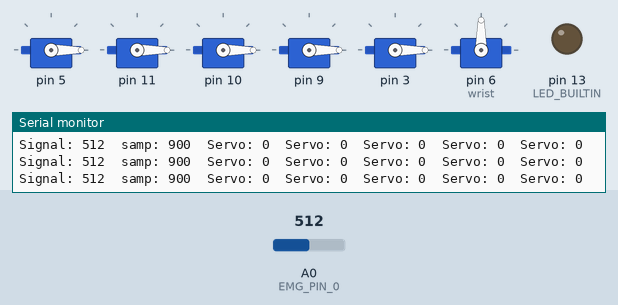
Recording of a sketch running on a simulated Arduino Uno, built with avr-gcc and run on an emulated ATmega328P. On the bench: 6 × servo, output pins drawn as LEDs (lit = HIGH), the last lines printed to the serial monitor. The test bench sets the inputs (shaded band); at power-on: A0 (EMG_PIN_0) = 512. EEPROM starts erased.

Above: at 1.2 s.
1.3 s: A0 (EMG_PIN_0) set to 1023
At 4.2 s:
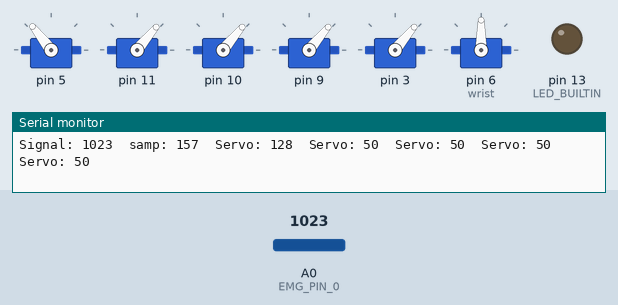
4.3 s: A0 (EMG_PIN_0) set to 1007
7.3 s: A0 (EMG_PIN_0) set to 987
13.3 s: A0 (EMG_PIN_0) set to 908
16.3 s: A0 (EMG_PIN_0) set to 890
At 17.4 s:
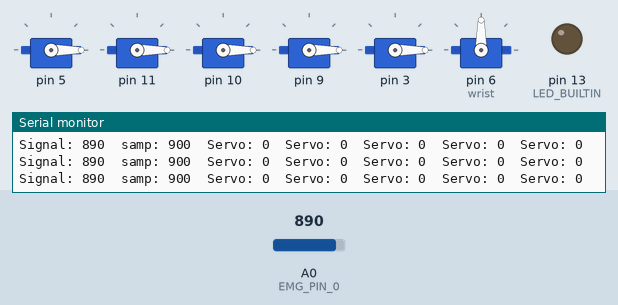
Timing chart, 0 to 19.3 s (numbered marks = the images above; inputs shaded):
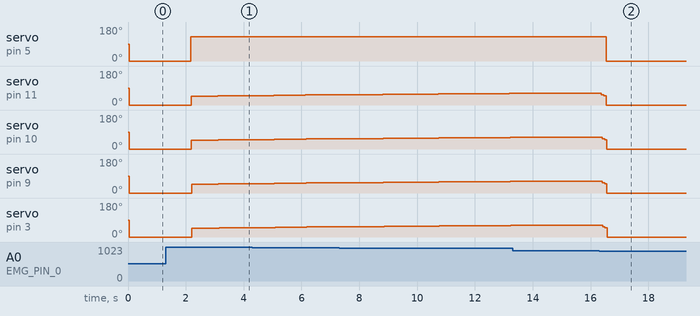

The sketch:

VnProstheticHand.ino
```cpp
// (licence header left out)
#include <Wire.h>
#include <EEPROM.h>

#include "Globals.h"
#include "GripControl.h"
#include "CircleBuff.h"
#include "EMGControl.h"
#include "PinManagement.h"
#include "SerialControl.h"
#include "TimerManagement.h"

void setup()
{
  Serial.begin(9600);		// start serial
  IOconfig();         // config finger pins, initialise port expander
  setDefaults();				// initialise serialCmd.buffs, finger positions and muscle control, read EEPROM presets
  //startUpMessages();			// print welcome message, current hand configuration/settings
}

void loop()
{
  if (advancedSettings.muscleCtrlFlag > 0)	// muscle/EMG control
    runEMG();
}
```

CircleBuff.cpp
```cpp
// (licence header left out)
#include <Arduino.h>			// for type definitions
#include "CircleBuff.h"


#ifdef ENABLE_CBUFF_PRINT
#include "Globals.h"
#endif

// create an instance of a circular buffer of size 'size' (size must be a power or 2)
CIRCLE_BUFFER::CIRCLE_BUFFER(uint16_t size)
{
  // if buffer size is not a power of 2, increase size until it is
  while (!isPowerOfTwo(size))
    size ++;

  // limit array size to maximum allocated size
  if (size > C_BUFF_MAX_SIZE)
    size = C_BUFF_MAX_SIZE;

  // set circle buffer size
  buffSize = size;
  buffSizeMask = (buffSize - 1);

  // initialise read/write index
  readIndex = 0;
  writeIndex = 0;

  // clear math variables
  total = 0;
  mean = 0;
}


// Public Methods //////////////////////////////////////////////////////////////

// read the first (oldest) value from the buffer and increment read index
uint16_t CIRCLE_BUFFER::read(void)
{
  return buff[readIndex++ & buffSizeMask];
}

// same as above but don't increment read index (take a small peek, but don't affect the index)
uint16_t CIRCLE_BUFFER::readGlimpse(void)
{
  return buff[readIndex & buffSizeMask];
}

// read a specific element within the buffer
uint16_t CIRCLE_BUFFER::readElement(uint16_t index)
{
  return buff[index];
}

// read the mean of the buffer
uint32_t CIRCLE_BUFFER::readMean(void)
{
  return mean;
}

// read the total/sum of the buffer
uint32_t CIRCLE_BUFFER::readTotal(void)
{
  return total;
}

// read the actual buffer size (power of 2)
uint16_t CIRCLE_BUFFER::readBufferSize(void)
{
  return buffSize;
}

//// write to the buffer, recalculate the total and the mean
//void CIRCLE_BUFFER::write(uint16_t value)
//{
//	// remove first value from total, then add new value and calculate mean
//	// if standard dev is enabled, calculate standard dev
//
//	total -= (uint32_t) buff[writeIndex & buffSizeMask];			// remove last value from total
//	total += (uint32_t) value;										// add new value to total
//	mean = (uint32_t) total/(uint32_t)buffSize;						// calculate new mean
//	buff[writeIndex++ & buffSizeMask] = value;						// add new value to buffer
//}

// write to the buffer, recalculate the total and the mean
void CIRCLE_BUFFER::write(uint16_t value)
{
  // remove first value from total, then add new value and calculate mean
  // if standard dev is enabled, calculate standard dev

  total -= (uint32_t)buff[writeIndex & buffSizeMask];				// remove last value from total
  total += (uint32_t)value;										// add new value to total

#ifdef USE_STD_DEV
  standardDev.total -= sq((uint32_t)buff[writeIndex & buffSizeMask] - mean);		// subtract oldest value from standardDev total, using the previous mean (square the difference of the value and the mean)
#endif

  mean = (uint32_t)total / (uint32_t)buffSize;					// calculate new mean

#ifdef USE_STD_DEV
  standardDev.total += sq((uint32_t)value - mean);				// add new value from standardDev total, using the updated mean (square the difference of the value and the mean)
  standardDev.mean = standardDev.total / (uint32_t)buffSize;		// calcualte mean of the resulting differences
#endif

  buff[writeIndex++ & buffSizeMask] = value;						// add new value to buffer
}

uint16_t CIRCLE_BUFFER::getCurrentReadIndex(void)
{
  return readIndex;
}

uint16_t CIRCLE_BUFFER::getCurrentWriteIndex(void)
{
  return writeIndex;
}

#ifdef ENABLE_CBUFF_PRINT
// print the contents of the buffer
void CIRCLE_BUFFER::printBuff(void)
{
  int i;

  //MYSERIAL_PRINT_PGM("Printing buffer of size ");
  //MYSERIAL_PRINT(buffSize);
  //MYSERIAL_PRINTLN_PGM(" bytes");
  for (i = 0; i < buffSize; i++)
  {
    //MYSERIAL_PRINT_PGM("index ");
    //MYSERIAL_PRINT(i);
    //MYSERIAL_PRINT_PGM("  \tval ");
    //MYSERIAL_PRINTLN(buff[i]);
  }

  //MYSERIAL_PRINT_PGM("\nTotal ");
  //MYSERIAL_PRINT(total);
  //MYSERIAL_PRINT_PGM(" \tMean ");
  //MYSERIAL_PRINTLN(mean);


  //MYSERIAL_PRINTLN_PGM("******* COMPLETE ********");
}
#endif

// destroy the buffer by freeing the memory
void CIRCLE_BUFFER::destroy(void)
{
  free(buff);
}

#ifdef USE_STD_DEV
uint32_t CIRCLE_BUFFER::readStardardDev(void)
{
  return standardDev.mean;
}
#endif

// Private Methods //////////////////////////////////////////////////////////////
// return 1 if 'x' is a power of 2
bool CIRCLE_BUFFER::isPowerOfTwo(uint16_t x)
{
  return ((x & (x - 1)) == 0);
}
```

CircleBuff.h
```cpp
// (licence header left out)
#ifndef _CIRCLE_BUFFER_H_
#define _CIRCLE_BUFFER_H_

// MUST BE A POWER OF 2
//#define C_BUFF_MAX_SIZE		64				// default buffer size  (2^6)
#define C_BUFF_MAX_SIZE		128				// default buffer size  (2^7)
//#define C_BUFF_MAX_SIZE		255				  // default buffer size  (2^8)
//#define C_BUFF_MAX_SIZE		512				// default buffer size  (2^9)
//#define C_BUFF_MAX_SIZE		1024			// default buffer size  (2^10)
//#define C_BUFF_MAX_SIZE		2048			// default buffer size  (2^11)
//#define C_BUFF_MAX_SIZE		4096			// default buffer size  (2^12)
//#define C_BUFF_MAX_SIZE		8192			// default buffer size  (2^13)

// uncomment the following to enable this library to print
#define ENABLE_CBUFF_PRINT

// uncomment the following to enable standard deviation mode
//#define USE_STD_DEV

#ifdef USE_STD_DEV
typedef struct
{
  uint32_t total = 0;
  uint32_t mean = 0;
} standardDev_t;
#endif

class CIRCLE_BUFFER
{
  public:
    CIRCLE_BUFFER(uint16_t bufferSize);		// create an instance of a circular buffer of size 'size' (size must be a power or 2)
    uint16_t read(void);					// read the first (oldest) value from the buffer and increment read index
    uint16_t readGlimpse(void);				// same as above but don't increment read index
    uint16_t readElement(uint16_t index);	// read a specific element within the buffer
    uint32_t readMean(void);				// read the mean of the buffer
    uint32_t readTotal(void);				// read the total/sum of the buffer
    uint16_t readBufferSize(void);			// read the actual buffer size (power of 2)

    uint16_t getCurrentReadIndex(void);
    uint16_t getCurrentWriteIndex(void);

    void write(uint16_t value);				// write to the buffer, recalculate the total and the mean (and std dev if enabled)
    void destroy(void);						// destroy the buffer by freeing the memory

#ifdef ENABLE_CBUFF_PRINT
    void printBuff(void);					// print the contents of the buffer
#endif
#ifdef USE_STD_DEV
    uint32_t readStardardDev(void);			// read the standard deviation of the buffer
#endif

  private:
    // buffer metrics
    uint16_t buffSize;
    uint16_t buffSizeMask;
    uint16_t buff[C_BUFF_MAX_SIZE] = {0};
    // read and write index
    uint16_t readIndex;
    uint16_t writeIndex;
    // averaging buffers
    uint32_t total = 0;		// running total
    uint32_t mean = 0;		// running mean
#ifdef USE_STD_DEV
    standardDev_t standardDev;			// running standard deviation result, mean and total
#endif


    bool isPowerOfTwo (uint16_t x);				// return 1 if 'x' is a power of 2
};


#endif /* _CIRCLE_BUFFER_H_ */
```

EMGControl.cpp
```cpp
// (licence header left out)
#include "Globals.h"
#include "EMGControl.h"
#include "CircleBuff.h"
#include "GripControl.h"
#include "TimerManagement.h"

static bool _EMGinitialised = false;


EMGchannel_t EMG[NUM_EMG_CHANNELS];


void initEMG(void)
{
  for (int c = 0; c < NUM_EMG_CHANNELS; c++)
  {
    for (int i = 0; i < NOISE_BUFFER_SIZE; i++)
    {
      EMG[c].noiseFloor.write(BUFFER_DEFAULT_VAL);
    }
  }

  _EMGinitialised = true;
}

void runEMG(void)
{
  if (!_EMGinitialised)
    initEMG();

  // read the raw sample data and remove the noise floor
  getSample();

  // detect PEAK or HOLD on each EMG channel
  analyseSignal();

  // control finger using emg signal
  controlEMG();
}

void getSample(void)
{

  for (uint8_t c = 0; c < NUM_EMG_CHANNELS; c++)
  {
    // read raw EMG sample
    noInterrupts();
    EMG[c].sample = analogRead(EMG[c].pin);
    interrupts();
    Serial.print("Signal: ");
    Serial.print(EMG[c].sample);
    // add to noise floor if muscle is NOT active
    calcNoiseFloor(c, EMG[c].sample);

    // store the previous signal for signal analysis
    EMG[c].prevSignal = EMG[c].signal;

    // signal is the size of the active signal (signal > noise floor), and is always >= 0
    EMG[c].signal = EMG[c].sample - EMG[c].noiseFloor.readMean();
    if (EMG[c].signal < 0)
      EMG[c].signal = 0;

    // check signal activation
    if (EMG[c].signal > 0)
      EMG[c].active = true;
    else
      EMG[c].active = false;
  }

}

void calcNoiseFloor(int muscleNum, int  muscleVal)			// only generate noise floor when muscle is inactive
{
  // if muscle value is less than the noise floor + 1/4 of the sensitivity offet
  // (this reduces upwards creep of the nose floor when the muscle is held tensed)
  if (muscleVal < (EMG[muscleNum].noiseFloor.readMean() + (userSettings.sensitivityOffset / 4)))
  {
    EMG[muscleNum].noiseFloor.write(muscleVal);		// add to noise floor buffer
  }
}

void analyseSignal(void)
{
  for (int c = 0; c < NUM_EMG_CHANNELS; c++)
  {

    if (!EMG[c].active)		// if the muscle is not active, end analysis
    {
      return;
    }


    if (EMG[c].HOLD_timer.started())					// if HOLD timer is running
    {
      if (EMG[c].HOLD_timer.timeEllapsed(userSettings.holdTime) && !EMG[c].HOLD)	// if PEAK has been HELD and HOLD flag is not set
      {
        EMG[c].HOLD = true;					// set HOLD flag
        EMG[c].HOLD_timer.stop();			// stop HOLD timer

      }
    }

    if (detect_peakStart(EMG[c].signal, EMG[c].prevSignal))						// if at PEAK_START
    {
      EMG[c].HOLD_timer.start();			// start HOLD timer
#if (NUM_EMG_CHANNELS == 2)
      EMG[c].PEAK = true;					// set single PEAK flag
#endif

    }
    else if (detect_peakEnd(EMG[c].signal, EMG[c].prevSignal))					// if at PEAK_END
    {
      EMG[c].HOLD_timer.stop();			// stop HOLD timer
#if (NUM_EMG_CHANNELS == 1)
      // if the muscle is not held, then trigger a PEAK
      if (!EMG[c].HOLD)
        EMG[c].PEAK = true;					// set single PEAK flag
#endif
    }
  }


}


// SIGNAL FEATURE DETECTION
bool detect_peakStart(int currVal, int prevVal)
{
  if ((prevVal < userSettings.sensitivityOffset) && (currVal >= userSettings.sensitivityOffset))
  {
    return true;
  }
  else
  {
    return false;
  }
}

bool detect_peakEnd(int currVal, int prevVal)
{
  if ((prevVal >= userSettings.sensitivityOffset) && (currVal < userSettings.sensitivityOffset))
  {
    return true;
  }
  else
  {
    return false;
  }
}


void controlEMG(void)
{
  if (EMG[0].HOLD)
  {
    // reset HOLD flag
    EMG[0].HOLD = false;

    // cycle to next grip
    currentGrip++;
    if (currentGrip > NUM_GRIPS)
      currentGrip = 0;

    // change to new grip in the OPEN position
    gripMovement(currentGrip, 0, BLANK, MAX_FINGER_SPEED);


    //MYSERIAL_PRINTLN_PGM("Grip Change");
    //MYSERIAL_PRINT_PGM("Grip ");
  }


  // 	if standard muscle control enabled
  if (advancedSettings.muscleCtrlFlag == 1)
  {
    standardEMGControl();
  }

  // 	if positional muscle control enabled
  if (advancedSettings.muscleCtrlFlag == 2)
  {
    proportionalEMGControl();
  }
}


void standardEMGControl(void)
{
#if (NUM_EMG_CHANNELS == 1)

  // if channel has triggered a PEAK, and hand is not already OPEN
  if (EMG[0].PEAK)
  {
    EMG[0].PEAK = false;                // reset PEAK trigger

    //MYSERIAL_PRINT_PGM("Arm reset");

    gripMovement(currentGrip, BLANK, !currentDir, BLANK);
  }

#elif (NUM_EMG_CHANNELS == 2)
  // if OPEN channel has triggered a PEAK, and hand is not already OPEN
  if (EMG[0].PEAK && currentDir != OPEN)
  {
    EMG[0].PEAK = false;                // reset PEAK trigger
    //MYSERIAL_PRINTLN_PGM("Arm OPEN");
    gripMovement(currentGrip, BLANK, OPEN, BLANK);
  }
  else if (EMG[1].PEAK && currentDir != CLOSE)
  {
    EMG[1].PEAK = false;                // reset PEAK trigger
    //MYSERIAL_PRINTLN_PGM("Arm CLOSE");
    gripMovement(currentGrip, BLANK, CLOSE, BLANK);
  }

#endif
}

void proportionalEMGControl(void)
{
#if (NUM_EMG_CHANNELS == 1)

  static double pos = 0;

#if defined(TENSE_CLOSE_RELAX_OPEN)
  if (EMG[0].signal > 0)
  {
    pos -= calcPosChange(EMG[0].signal);
  }
  else
  {
    pos += calcPosChange(900);
  }
#elif defined(TENSE_OPEN_RELAX_CLOSE)
  if (EMG[0].signal > 0)
  {
    pos += calcPosChange(EMG[0].signal);
  }
  else
  {
    pos -= calcPosChange(900);
  }
#endif

  //MYSERIAL_PRINT_PGM("pos: ");
  //MYSERIAL_PRINTLN_PGM(pos);

  pos = constrain(pos, 0, 100);

  gripMovement(currentGrip, (uint16_t)pos, BLANK, MAX_FINGER_SPEED);

#elif (NUM_EMG_CHANNELS == 2)
  static double pos = 0;

  if (EMG[0].signal > EMG[1].signal)
  {
    pos += calcPosChange(EMG[0].signal);
  }
  else if (EMG[0].signal < EMG[1].signal)
  {
    pos -= calcPosChange(EMG[1].signal);
  }

  //MYSERIAL_PRINT_PGM("pos: ");
  //MYSERIAL_PRINTLN_PGM(pos);

  pos = constrain(pos, 0, 100);

  gripMovement(currentGrip, (uint16_t)pos, BLANK, MAX_FINGER_SPEED);

#endif
}

bool isEven(int n)
{
  if (n % 2 == 0)
    return 1;
  else
    return 0;
}

double calcPosChange(uint16_t sample)
{
  bool invert = false;
  double exp;

  double  power = 2;				// expo
  double sensitivity = 2;			// gradient

  static double k = pow((1024 / sensitivity), power);		// normalise, then modify expo sensitivity


  if (isEven(power))				// fix issue that -x^2 = x?^2
    invert = true;

  Serial.print("  samp: ");
  Serial.print(sample);
  //Serial.print("  power: ");
  //Serial.print(power);
  //Serial.print("  k: ");
  //Serial.print(k);


  // calculate position change as exponent (sensitivity is x^power proportional to _yPos)
  exp = pow(sample, power) / k;

  //Serial.print("  exp: ");
  //Serial.print(exp);

  if (invert)						// fix issue that -x^2 = x?^2
    exp = -exp;

  return exp;
}
```

EMGControl.h
```cpp
// (licence header left out)
#ifndef _EMG_CONTROL_H_
#define _EMG_CONTROL_H_

#include "CircleBuff.h"
#include "TimerManagement.h"

// Uncomment one of the following to change the behaviour of Proportional muscle mode when using a single EMG channel
#define TENSE_CLOSE_RELAX_OPEN			// tense to close the hand, relax to open
//#define TENSE_OPEN_RELAX_CLOSE		// tense to open the hand, relax to close

#define NOISE_BUFFER_SIZE	128
#define BUFFER_DEFAULT_VAL	925

void runEMG(void);
void getSample(void);
void analyseSignal(void);
void controlEMG(void);

void initEMG(void);
void calcNoiseFloor(int muscleNum, int  muscleVal);			// only generate noise floor when muscle is inactive
void standardEMGControl(void);
void proportionalEMGControl(void);
double calcPosChange(uint16_t sample);

bool detect_peakStart(int currVal, int prevVal);
bool detect_peakEnd(int currVal, int prevVal);

extern int musclePins[NUM_EMG_CHANNELS];				// EMG pins

typedef struct
{
  int pin;

  CIRCLE_BUFFER noiseFloor = CIRCLE_BUFFER(NOISE_BUFFER_SIZE);

  NB_TIMER HOLD_timer;

  bool active;
  int sample;
  int signal;
  int prevSignal;

  bool PEAK;
  bool HOLD;

} EMGchannel_t;

extern EMGchannel_t EMG[NUM_EMG_CHANNELS];

#endif /*_EMG_CONTROL_H_*/
```

Globals.cpp
```cpp
// (licence header left out)
#include "Globals.h"

// initialise Finger class to array
Servo finger[NUM_FINGERS];
Servo wrist;
// ADVANCED SETTINGS
struct advancedSettingsType advancedSettings;

// USER SETTINGS
struct userSettingsType userSettings;

// FINGER & HAND INIT STATES
int currentGrip = FIST_GRIP;				// current grip pattern for muscle sense change
int currentDir = OPEN;
```

GripControl.h
```cpp
// (licence header left out)
#ifndef _GRIPCONTROL_H_
#define _GRIPCONTROL_H_

void gripMovement(int gripNum, int inPos);
void gripMovement(int gripNum, int inPos, int dir, int speed);

#endif /*_GRIPCONTROL_H_*/
```

PinManagement.cpp
```cpp
// (licence header left out)
#include <Arduino.h>			// for type definitions

#include "Globals.h"

#include "EMGControl.h"
#include "PinManagement.h"

void servoPinAssignment(void)
{
  if (advancedSettings.handFlag == RIGHT)
  {
    finger[0].attach(5);        // attach the direction pins and the analog sense pins for each motor
    finger[1].attach(3);      // attach the direction pins and the analog sense pins for each motor
    finger[2].attach(9);     // attach the direction pins and the analog sense pins for each motor
    finger[3].attach(10);        // attach the direction pins and the analog sense pins for each motor
    finger[4].attach(11);       // attach the direction pins and the analog sense pins for each motor
    wrist.attach(6);            //attach the direction pins and the analog sense pins for wrist's motor
  }
  else if (advancedSettings.handFlag == LEFT)
  {
    finger[0].attach(5);      // attach the direction pins and the analog sense pins for each motor
    finger[1].attach(11);       // attach the direction pins and the analog sense pins for each motor
    finger[2].attach(10);        // attach the direction pins and the analog sense pins for each motor
    finger[3].attach(9);      // attach the direction pins and the analog sense pins for each motor
    finger[4].attach(3);      // attach the direction pins and the analog sense pins for each motor
    wrist.attach(6);            //attach the direction pins and the analog sense pins for wrist's motor
  }
}

void IOconfig(void)   // assign pins for each finger, store pins within list and set as INPUT/OUTPUT
{
  // assign/attach finger and muscle pins
  EMG[0].pin = EMG_PIN_0;
#if (NUM_EMG_CHANNELS > 1)
  EMG[1].pin = EMG_PIN_1;
#endif

  // enable/disable motors
  if (!advancedSettings.motorEnable) {
    for (int i = 0; i < NUM_FINGERS; i++)
    {
      finger[i].detach();
    }
    wrist.detach();
  } else servoPinAssignment();
  //Declare EMG sensor pins
  pinMode(EMG[0].pin, INPUT);
#if (NUM_EMG_CHANNELS > 1)
  pinMode(EMG[1].pin, INPUT);
#endif
  pinMode(LED_BUILTIN, OUTPUT);
}
```

Source omitted: Globals.h (4300 bytes), GripControl.cpp (3365 bytes), GripPositions.h (3396 bytes), PinManagement.h (1253 bytes), SerialControl.cpp (7395 bytes), SerialControl.h (1771 bytes), TimerManagement.cpp (2058 bytes), TimerManagement.h (1068 bytes), Utils.cpp (655 bytes), Utils.h (1865 bytes)

Measured:
- the behaviour switches between 902 and 901 on A0 (EMG_PIN_0) (found by bisection; images 1 and 2)
- after the input at 1.3 s, servo on pin 5: 0° → 128° after 0.86 s; servo on pin 11: 0° → 46° after 0.89 s, → 48° 0.92 s later, → 50° 0.84 s later
- after the input at 16.3 s, servo on pin 5: 128° → 0° after 0.24 s instead of 0.57 s
